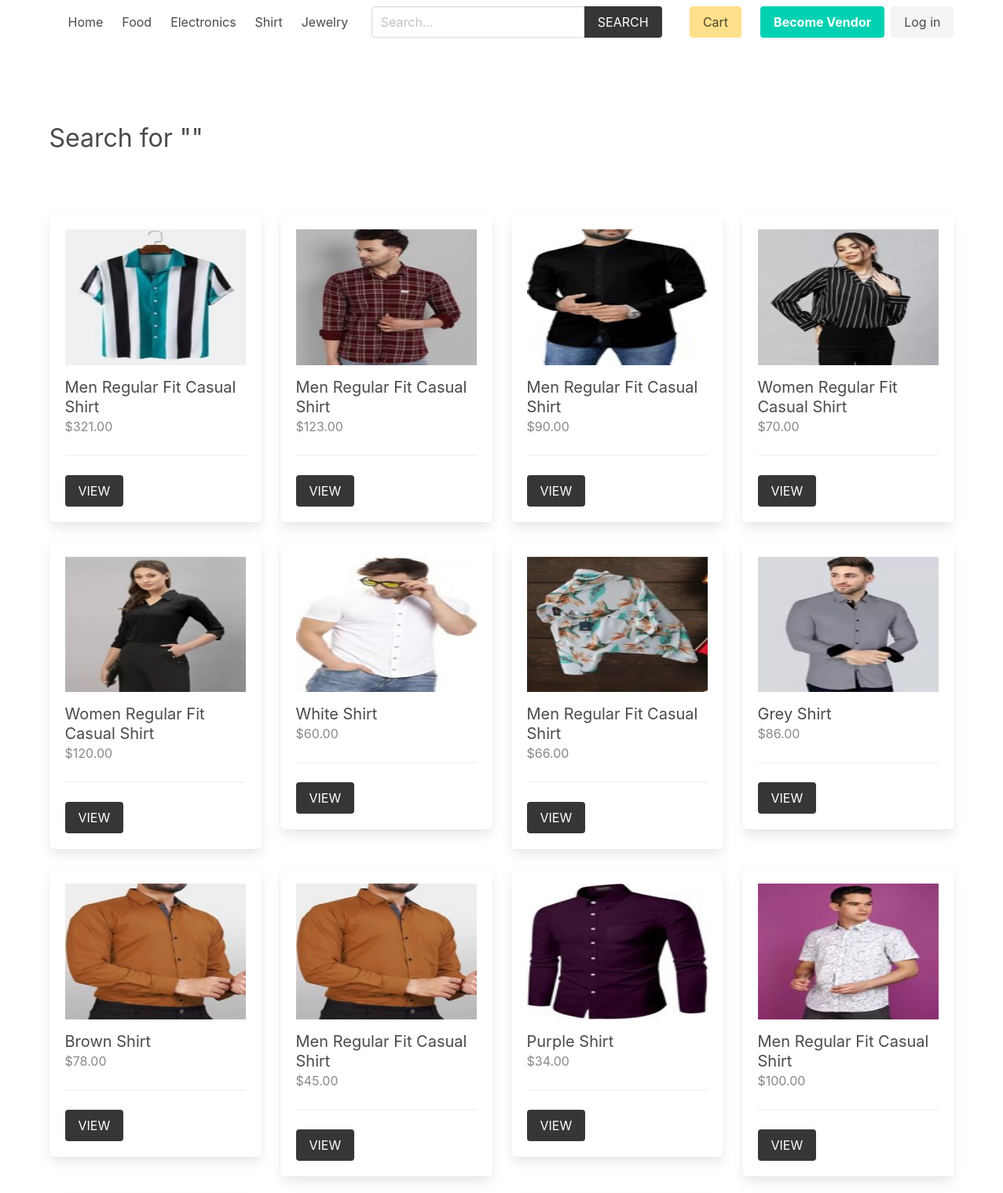
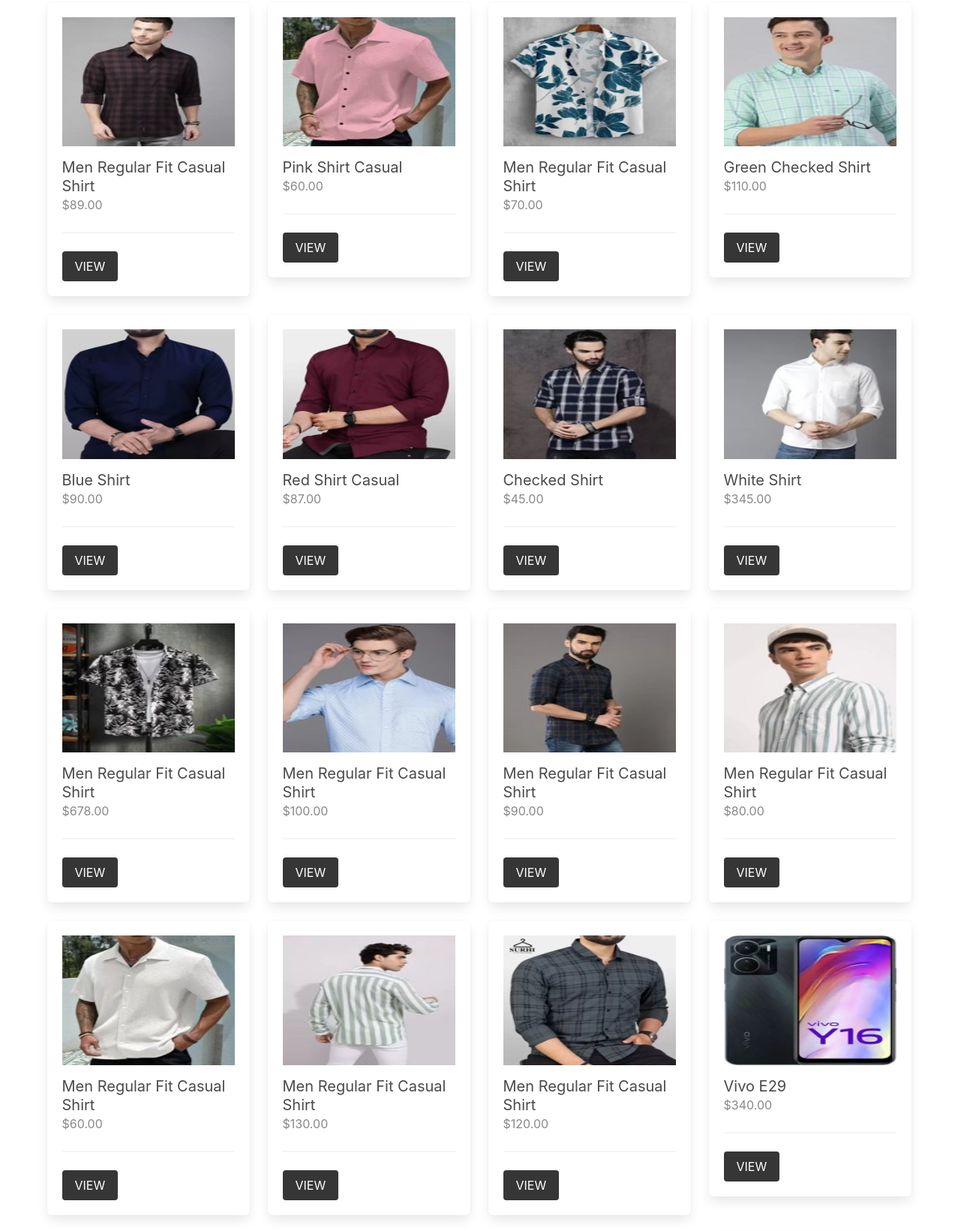
The app's page /product/search (upper part) with its own data (2 pictures, top to bottom).
### product/models.py (models this page shows, shortened)
class Category(models.Model):
    title = models.CharField(max_length=50)
    slug = models.SlugField(max_length=55)
    ordering = models.IntegerField(default=0)
    class Meta:
        ordering = ['ordering']

class Product(models.Model):
    category = models.ForeignKey(Category, related_name='products', on_delete=models.CASCADE)
    vendor = models.ForeignKey(Vendor, related_name="products", on_delete=models.CASCADE)
    title = models.CharField(max_length=50)
    slug = models.SlugField(max_length=55)
    description = models.TextField(blank=True, null=True)
    price = models.DecimalField(max_digits=6, decimal_places=2)
    added_date = models.DateTimeField(auto_now_add=True)
    image = models.ImageField(upload_to='uploads/', blank=True, null=True)
    thumbnail = models.ImageField(upload_to='uploads/', blank=True, null=True) # Change uploads to thumbnails
    class Meta:
        ordering = ['-added_date']
    def get_thumbnail(self):
        if self.thumbnail:
            return self.thumbnail.url

### product/views.py (the view)
# urls.py: path('search', views.search, name="search"),
def search(request):
    query = request.GET.get('query', '') # second is default parameter which is empty
    products = Product.objects.filter(Q(title__icontains=query) | Q(description__icontains=query))
    return render(request, 'product/search.html', {'products':products, 'query': query})

### cart/cart.py (called while the page is built)
    def __len__(self):
        return sum(item['quantity'] for item in self.cart.values())

### cart/context_processors.py (called while the page is built)
def cart(request):
    return {'cart': Cart(request)}

### product/context_processors.py (called while the page is built)
def menu_categories(request):
    categories = Category.objects.all()
    return {'categories': categories}

### templates/product/search.html (shortened to what this page needs)
{% extends 'core/base.html' %}
{% block content %}
    <div class="columns is-multiline mb-6">
        <div class="column is-12 has-test-centered mt-6 mb-6">
            <h2 class="is-size-3"> Search for "{{query}}"</h2>
        </div>
        {% for product in products %}
            {% include 'product/parts/list_item.html' %}
        {% endfor %}
    </div>
{% endblock content %}

### templates/core/base.html (shortened to what this page needs)
{% load static %}
<!DOCTYPE html>
<html lang="en">
<head>
    <link rel="stylesheet" href="https://cdn.jsdelivr.net/npm/bulma@0.9.2/css/bulma.min.css">
    <link rel="stylesheet" href="{% static 'css/main.css' %}">
</head>
<body>
    <div class="container">
        <nav class="navbar" role="navigation" aria-label="main navigation">
            <div class="navbar-brand">
                <a class="navbar-item" href="{% url 'core:home' %}">
                </a>
            </div>
            <div id="navbarBasicExample" class="navbar-menu">
                <div class="navbar-start">
                <a class="navbar-item" href="{% url 'core:home' %}">
                    Home
                </a>
                {% for category in categories %}
                    <a class="navbar-item" href="{% url 'product:category' category.slug %}">
                        {{category.title}}
                    </a>
                {% endfor %}
                </div>
                <div class="navbar-start">
                    <div class="navbar-item">
                        <form method="get" action="{% url 'product:search' %}">
                            <div class="field has-addons">
                                <div class="control">
                                    <input type="search" name="query" id="" class="input" placeholder="Search...">
                                </div>
                                <div class="control">
                                    <button class="button is-dark is-uppercase">Search</button>
                                </div>
                            </div>
                        </form>
                    </div>
                </div>
                <div class="navbar-end">
                <div class="navbar-item">
                    <a href="{% url 'cart:cart' %}" class="button is-warning">Cart {% if cart %}({{cart|length}}){% endif %}</a>
                </div>
                {% if request.user.is_authenticated %}
                <div class="navbar-item has-dropdown is-hoverable">
                    <a class="navbar-link is-capitalized">
                    {{user.vendor.name}}
                    </a>
                    <div class="navbar-dropdown">
                    <a class="navbar-item" href="{% url 'vendor:vendor-admin' %}">
                        Profile
                    </a>
                    <a class="navbar-item" href="{% url 'vendor:edit-vendor' %}">
                        Update Profile
                    </a>
                    <a class="navbar-item" href="{% url 'vendor:add-product' %}">
                        Add Product
                    </a>
                    <hr class="navbar-divider">
                    <a class="navbar-item" href="{% url 'vendor:logout' %}">
                        Logout
                    </a>
                    </div>
                </div>
                {% else %}
                <div class="navbar-item">
                    <div class="buttons">
                        <a class="button is-primary" href="{% url 'vendor:become-vendor' %}">
                            <strong>Become Vendor</strong>
                        </a>
                        <a class="button is-light" href="{% url 'vendor:login' %}">
                            Log in
                        </a>
                    </div>
                </div>
                {% endif %}
                </div>
            </div>
            </nav>
    </div>
    <section class="section">
        <div class="container">
            {% block content %}{% endblock content %}
        </div>
    </section>
</body>
</html>

### templates/product/parts/list_item.html
<div class="column is-3 product-list-item">
                <div class="box">
                    <figure class="image is-4by3 mb-4">
                        <img src="{{ product.get_thumbnail }}" alt="{{product.title}}">
                    </figure>
                    <h2 class="subtitle">{{product.title}}</h2>
                    <h3 class="price is-size-6 mb-5">${{product.price}}</h3>
                    <hr>
                    <a href="{% url 'product:product' product.category.slug product.slug %}" class="button is-dark is-uppercase">View</a>
                </div>
            </div>

### core/static/css/main.css (style rules this page uses)
.product-list-item .box .subtitle { margin-bottom: 0; }
.product-list-item .box .price { color: #888; }

### records on screen
Category: title "Food"
Category: title "Electronics"
Category: title "Shirt"
Category: title "Jewelry"
Product: get_thumbnail (picture), title "Men Regular Fit Casual Shirt", price "321.00"
Product: get_thumbnail (picture), title "Men Regular Fit Casual Shirt", price "123.00"
Product: get_thumbnail (picture), title "Men Regular Fit Casual Shirt", price "90.00"
Product: get_thumbnail (picture), title "Women Regular Fit Casual Shirt", price "70.00"
Product: get_thumbnail (picture), title "Women Regular Fit Casual Shirt", price "120.00"
Product: get_thumbnail (picture), title "White Shirt", price "60.00"
Product: get_thumbnail (picture), title "Men Regular Fit Casual Shirt", price "66.00"
Product: get_thumbnail (picture), title "Grey Shirt", price "86.00"
Product: get_thumbnail (picture), title "Brown Shirt", price "78.00"
Product: get_thumbnail (picture), title "Men Regular Fit Casual Shirt", price "45.00"
Product: get_thumbnail (picture), title "Purple Shirt", price "34.00"
Product: get_thumbnail (picture), title "Men Regular Fit Casual Shirt", price "100.00"
Product: get_thumbnail (picture), title "Men Regular Fit Casual Shirt", price "89.00"
Product: get_thumbnail (picture), title "Pink Shirt Casual", price "60.00"
Product: get_thumbnail (picture), title "Men Regular Fit Casual Shirt", price "70.00"
Product: get_thumbnail (picture), title "Green Checked Shirt", price "110.00"
Product: get_thumbnail (picture), title "Blue Shirt", price "90.00"
Product: get_thumbnail (picture), title "Red Shirt Casual", price "87.00"
Product: get_thumbnail (picture), title "Checked Shirt", price "45.00"
Product: get_thumbnail (picture), title "White Shirt", price "345.00"
Product: get_thumbnail (picture), title "Men Regular Fit Casual Shirt", price "678.00"
Product: get_thumbnail (picture), title "Men Regular Fit Casual Shirt", price "100.00"
Product: get_thumbnail (picture), title "Men Regular Fit Casual Shirt", price "90.00"
Product: get_thumbnail (picture), title "Men Regular Fit Casual Shirt", price "80.00"
Product: get_thumbnail (picture), title "Men Regular Fit Casual Shirt", price "60.00"
Product: get_thumbnail (picture), title "Men Regular Fit Casual Shirt", price "130.00"
Product: get_thumbnail (picture), title "Men Regular Fit Casual Shirt", price "120.00"
Product: get_thumbnail (picture), title "Vivo E29", price "340.00"
